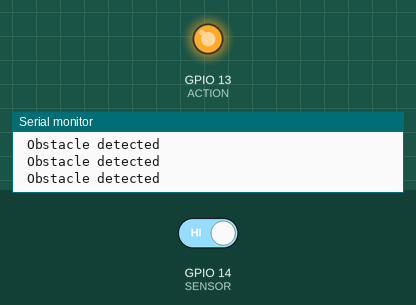
Simulated run of this sketch. Board: ESP32. On the bench: output pins drawn as LEDs (lit = HIGH), the last lines printed to the serial monitor. Inputs (shaded band) come from the test bench; at power-on: GPIO 14 (SENSOR) HIGH. WiFi joins after 1.5 s; servers stay silent unless stated.

Above: at 3.0 s.
3.1 s: GPIO 14 (SENSOR) driven LOW
At 4.2 s:
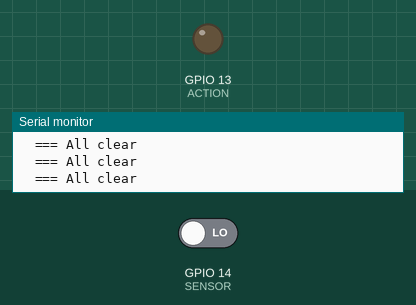
5.1 s: GPIO 14 (SENSOR) driven HIGH
At 5.8 s:
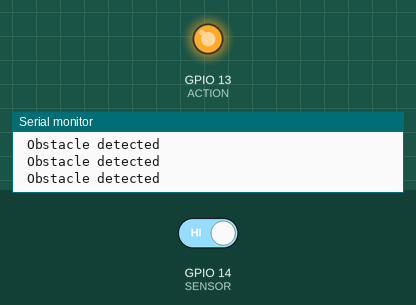
Timing chart, 0 to 8.1 s (numbered marks = the images above; inputs shaded):
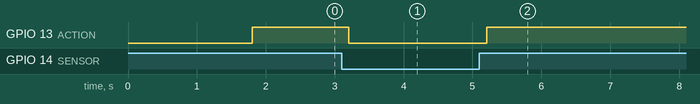

The sketch:

Code.ino
```cpp
//Prateek
//www.justdoelectronics.com
//https://www.youtube.com/@JustDoElectronics/videos

#include <Wire.h>
#include <WiFiClient.h>
#include <BlynkSimpleEsp32.h>
#define SENSOR 14
#define ACTION 13

BlynkTimer timer;

char auth[] = "t7GpELfK9NWe9a8fg9TYNiyyjmac9Mp";
char ssid[] = "prateeksingh";
char pass[] = "kumar@12345";


void setup() {
  Serial.begin(9600);
  Blynk.begin(auth, ssid, pass, "blynk.cloud", 80);
  pinMode(SENSOR, INPUT_PULLUP);
  pinMode(ACTION, OUTPUT);
}

void sensor() {

  int L = digitalRead(SENSOR);

  if (L == 1) {
    Serial.println(" Obstacle detected");
    digitalWrite(ACTION, HIGH);
    WidgetLED LED(V0);
    LED.off();
    WidgetLED LED1(V1);
    LED1.on();

  } else {

    Serial.println("  === All clear");
    digitalWrite(ACTION, LOW);
    WidgetLED LED(V0);
    LED.on();
    WidgetLED LED1(V1);
    LED1.off();
  }
}

void loop() {
  sensor();
  Blynk.run();
  delay(200);
}
```

Measured:
- after the input at 3.1 s, GPIO 13 (ACTION): HIGH → LOW after 0.11 s
- after the input at 5.1 s, GPIO 13 (ACTION): LOW → HIGH after 0.11 s
